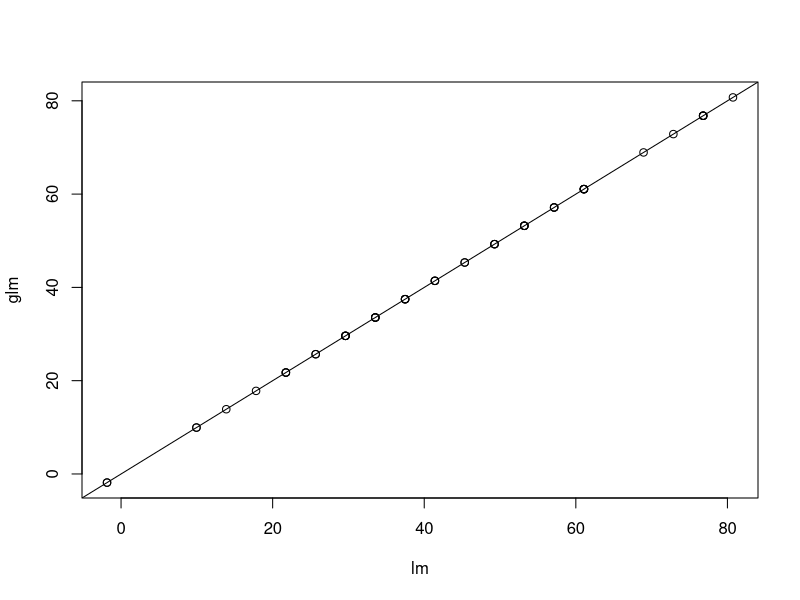
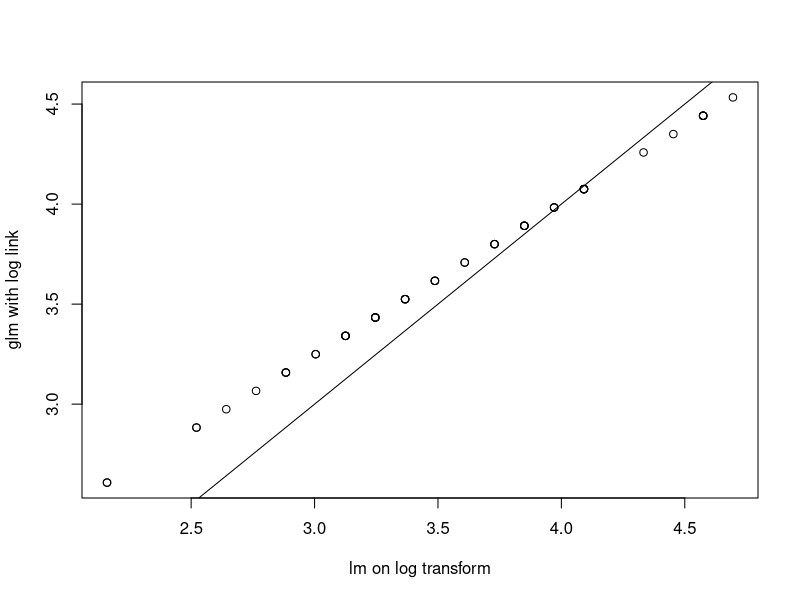

Generate these figures, in order, with R:
## simple example to compare models implemented by lm or glm

## for illustration, let's take the cars dataset 
data <- cars
mod1<-lm(dist ~ speed, data = cars)
mod2<-glm(dist~speed, data = cars)

mod3 <-lm(log(dist) ~ speed, data = cars)
mod4 <-glm(dist ~ speed, 
           family = gaussian(link = 'log'),
           data = cars)
plot(fitted(mod1),fitted(mod2),
     xlab = 'lm',
     ylab = 'glm')
abline(0,1)

plot(fitted(mod3),log(fitted(mod4)),
     xlab = 'lm on log transform',
     ylab = 'glm with log link')
abline(0,1)